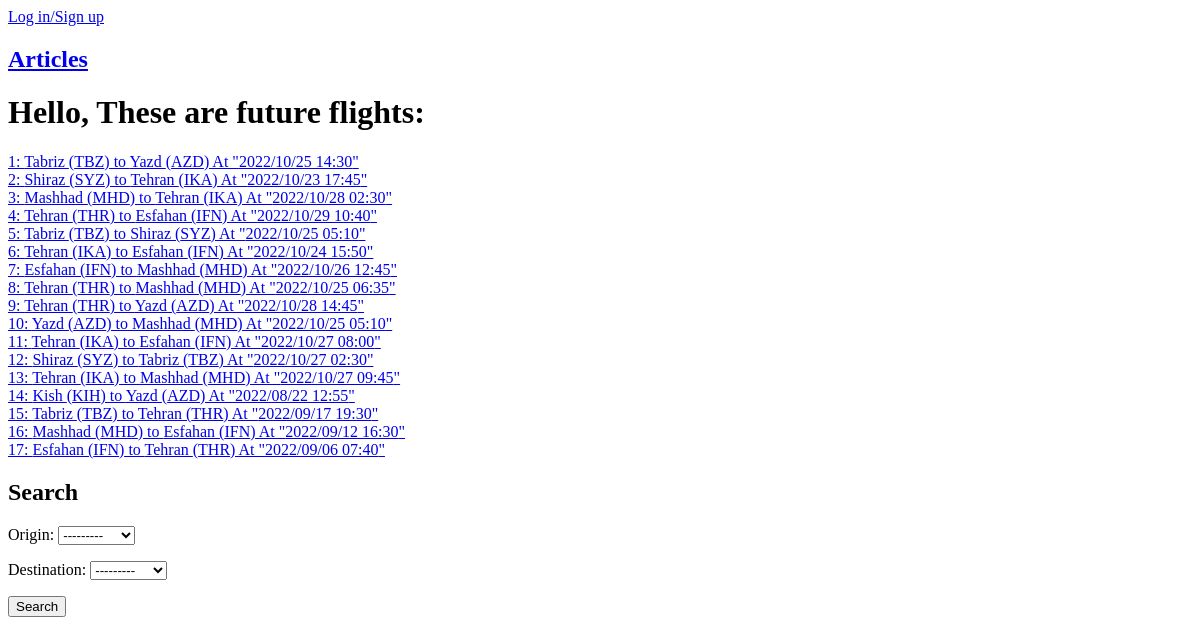
The app's page /, older data.
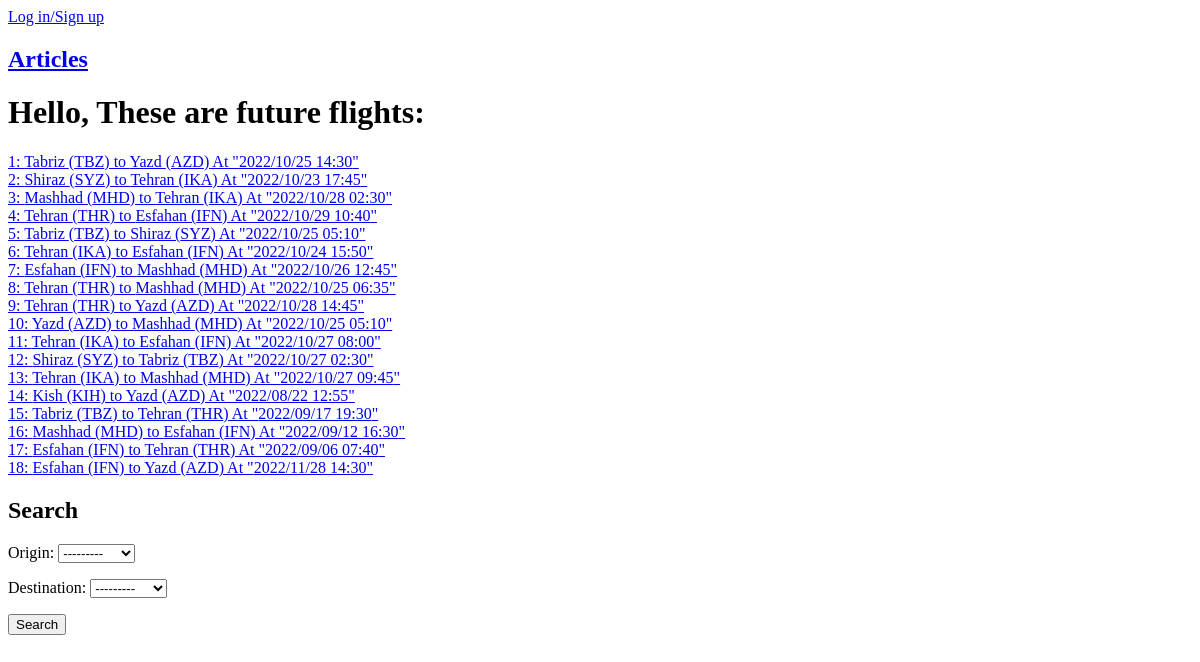
The same page, newer data.
### flights/models.py (models this page shows, shortened)
class Flight(models.Model):
    origin = models.ForeignKey(Airport, related_name='flights_from', on_delete=models.CASCADE)
    destination = models.ForeignKey(Airport, related_name='flights_to', on_delete=models.CASCADE)
    airline = models.ForeignKey(Airline, on_delete=models.CASCADE)
    datetime = models.DateTimeField()

class Airport(models.Model):
    name = models.CharField(max_length=60)
    symbol = models.CharField(max_length=3)
    city = models.ForeignKey(City, related_name='airports' ,on_delete=models.CASCADE)

class City(models.Model):
    name = models.CharField(max_length=25)
    def __str__(self):
        return f'{self.name}'

### flights/views.py (the view, shortened to what this page needs)
# urls.py: path('',homepage, name='homepage'),
def homepage(request):
    if request.method == 'GET':
        form = SearchFlight()
        return render(request, "Homepage.html", context={'flights': Flight.objects.all(),'form': form
                                                         ,'user':request.user
                      })

### flights/forms.py (shortened to what this page needs)
class SearchFlight(forms.Form):
    CITIES = City.objects.only('name')
    origin = forms.ModelChoiceField(queryset=CITIES)
    destination = forms.ModelChoiceField(queryset=CITIES)

### flights/templates/Homepage.html (shortened to what this page needs)
<!DOCTYPE html>
<html lang="en">
<head>
</head>
<body>
    {% if not request.user.is_authenticated %}
        <a href="{% url 'users:login' %}">Log in/Sign up</a>
    {% else %}
        <h4>{{ user.username }}</h4>
        <h4>Email: {{ user.email }}</h4>
        <a href="{% url 'users:logout' %}">Log out</a>
        <a href="{% url 'users:profile' %}">Profile Page</a>
    {% endif %}
    <h2>
    <a href="{% url 'articles:all_articles' %}">Articles</a>
    </h2>
    <h1>Hello, These are future flights:</h1>
{% for flight in flights %}
    <a href="{% url 'flights:flight_detail' flight.pk%}">{{ flight.pk }}: {{flight.origin.city}} ({{flight.origin.symbol}}) to {{ flight.destination.city }} ({{ flight.destination.symbol }}) At  "{{ flight.datetime|date:"Y/m/d H:i"}}"<br> </a>
{% endfor %}
<h2>Search</h2>
    <form action="{% url 'flights:homepage' %}" method="post">
        <p>{{ form.as_p }}</p>
    <button type="submit">Search</button>
    </form>
</body>
</html>

Row changes from the older to the newer data that the page shows:
added Flight: pk "18", origin.city "Esfahan", origin.symbol "IFN", destination.city "Yazd", destination.symbol "AZD", datetime "2022/11/28 14:30"
